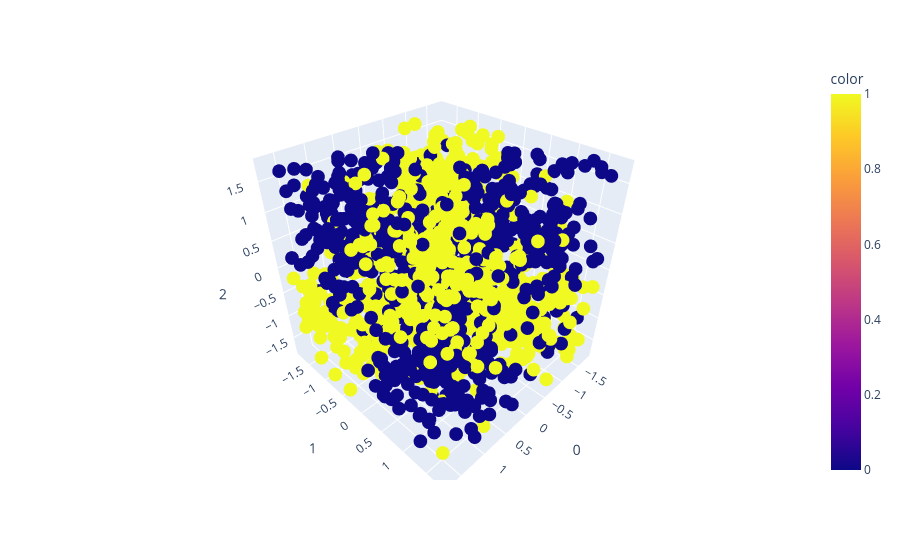

The notebook cell this image was saved under:
### Code cell
fig = px.scatter_3d(X_train_scaled, x=0, y=1, z=2, color=y_train)
fig.show()

### Figure 1 — Plotly figure (JSON) as saved in the notebook; plotly's stock layout.template omitted (floating-point values rounded to 4 significant figures; data arrays with more than 128 entries replaced by an {"elided": "..."} marker saying what was removed)
{"data": [{"hovertemplate": "0=%{x}<br>1=%{y}<br>2=%{z}<br>color=%{marker.color}<extra></extra>", "legendgroup": "", "marker": {"color": {"elided": "1600 int values"}, "coloraxis": "coloraxis", "symbol": "circle"}, "mode": "markers", "name": "", "scene": "scene", "showlegend": false, "type": "scatter3d", "x": {"elided": "1600 float values"}, "y": {"elided": "1600 float values"}, "z": {"elided": "1600 float values"}}], "layout": {"coloraxis": {"colorbar": {"title": {"text": "color"}}, "colorscale": [[0, "#0d0887"], [0.1111, "#46039f"], [0.2222, "#7201a8"], [0.3333, "#9c179e"], [0.4444, "#bd3786"], [0.5556, "#d8576b"], [0.6667, "#ed7953"], [0.7778, "#fb9f3a"], [0.8889, "#fdca26"], [1, "#f0f921"]]}, "legend": {"tracegroupgap": 0}, "margin": {"t": 60}, "scene": {"domain": {"x": [0, 1], "y": [0, 1]}, "xaxis": {"title": {"text": "0"}}, "yaxis": {"title": {"text": "1"}}, "zaxis": {"title": {"text": "2"}}}}}
